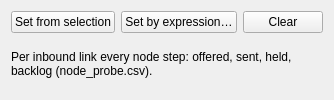
                   <widget class="QWidget" name="page_TagNodeProbe">
                    <attribute name="title">
                     <string>Probe nodes</string>
                    </attribute>
                    <layout class="QGridLayout" name="gridLayout_tagnodeprobe">
                     <item row="0" column="0">
                      <widget class="QPushButton" name="btn_TagNodeProbeSel">
                       <property name="text">
                        <string>Set from selection</string>
                       </property>
                       <property name="toolTip">
                        <string>Set probe = 1 on the nodes selected in the HyDRA node layer.</string>
                       </property>
                      </widget>
                     </item>
                     <item row="0" column="1">
                      <widget class="QPushButton" name="btn_TagNodeProbeExpr">
                       <property name="text">
                        <string>Set by expression…</string>
                       </property>
                       <property name="toolTip">
                        <string>Set probe = 1 on every node matching a QGIS expression, e.g. "FTYPE" IN (11, 12).</string>
                       </property>
                      </widget>
                     </item>
                     <item row="0" column="2">
                      <widget class="QPushButton" name="btn_TagNodeProbeClear">
                       <property name="text">
                        <string>Clear</string>
                       </property>
                       <property name="toolTip">
                        <string>Set probe = 0 on every node.</string>
                       </property>
                      </widget>
                     </item>
                     <item row="1" column="0" colspan="3">
                      <widget class="QLabel" name="label_TagNodeProbeHint">
                       <property name="text">
                        <string>Per inbound link every node step: offered, sent, held, backlog (node_probe.csv).</string>
                       </property>
                       <property name="wordWrap">
                        <bool>true</bool>
                       </property>
                      </widget>
                     </item>
                    </layout>
                   </widget>
